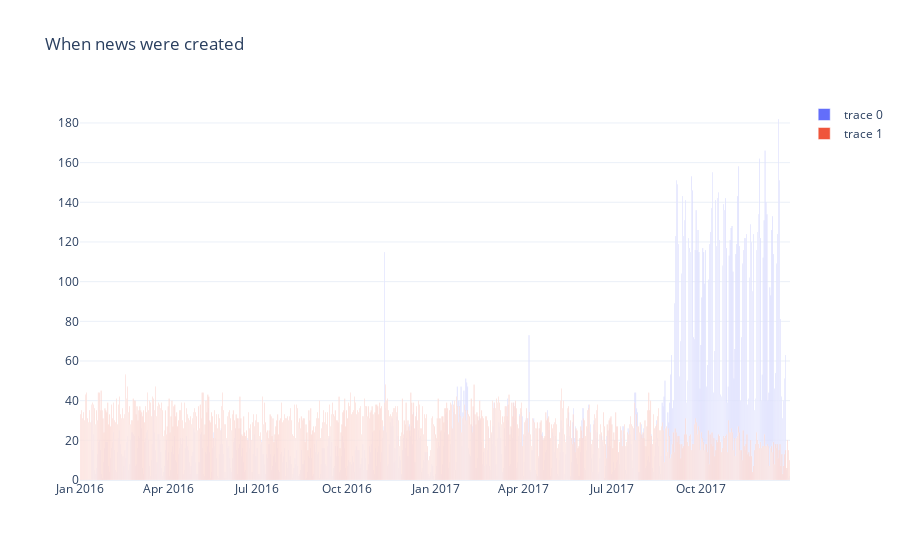

The cell this chart's notebook holds for it:
### Code cell
days = {news.created_at for news in all_news if news.created_at and 2015 < news.created_at.year < 2018}
days = sorted(days)

news_per_day = defaultdict(list)

for news in all_news:
    news_per_day[news.created_at].append(news)

Figure(
    data=[
        Bar(x=days, y=[sum([1 for news in news_per_day[day] if news.is_true]) for day in days]),
        Bar(x=days, y=[sum([1 for news in news_per_day[day] if news.is_fake]) for day in days]),
    ],
    layout=Layout(title="When news were created", template="plotly_white")
)

### Figure 1 — Plotly figure (JSON) as saved in the notebook; plotly's stock layout.template omitted (floating-point values rounded to 4 significant figures; data arrays with more than 128 entries replaced by an {"elided": "..."} marker saying what was removed)
{"data": [{"type": "bar", "x": {"elided": "731 str values"}, "y": {"elided": "731 int values"}}, {"type": "bar", "x": {"elided": "731 str values"}, "y": {"elided": "731 int values"}}], "layout": {"title": {"text": "When news were created"}}}
